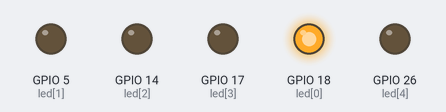
Bench run of a program on a simulated ESP32 board running MicroPython. Parts: output pins drawn as LEDs (lit = HIGH).

Above: at 0.02 s.
At 0.32 s:
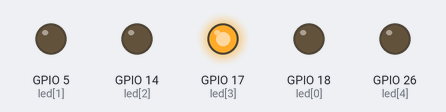
At 0.72 s:
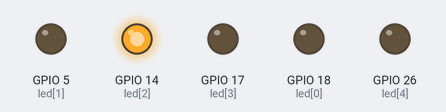
At 1.42 s:
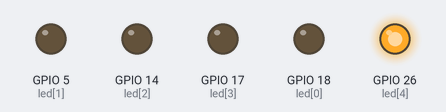
At 2.12 s:
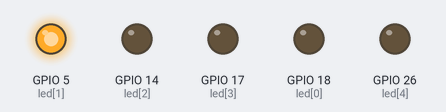
At 2.87 s:
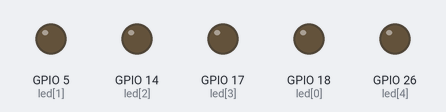
Timing chart, 0 to 3.2 s (numbered marks = the images above):
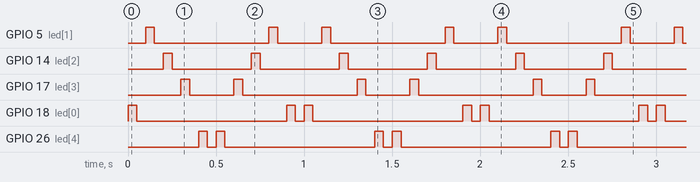

Measured:
- by itself, GPIO 5 (led[1]): repeats every 1.0 s: LOW 0.65 s, HIGH 0.05 s, LOW 0.25 s, HIGH 0.05 s
- by itself, GPIO 14 (led[2]): alternates HIGH for 0.05 s and LOW for 0.45 s
- by itself, GPIO 17 (led[3]): repeats every 1.0 s: LOW 0.25 s, HIGH 0.05 s, LOW 0.65 s, HIGH 0.05 s
- by itself, GPIO 18 (led[0]): repeats every 1.0 s: LOW 0.85 s, HIGH 0.05 s, LOW 0.05 s, HIGH 0.05 s
- by itself, GPIO 26 (led[4]): repeats every 1.0 s: LOW 0.05 s, HIGH 0.05 s, LOW 0.85 s, HIGH 0.05 s

The program:

mission_faster.py
```python
from machine import Pin
import time

pins = [18, 5, 14, 17, 26]


def showLed():
    for pin in pins:
        led = Pin(pin, Pin.OUT)
        led.value(1)
        time.sleep_ms(50)                 # 100 → 50 으로 (두 배 빠르게)
        led.value(0)
        time.sleep_ms(50)

    for pin in reversed(pins):
        led = Pin(pin, Pin.OUT)
        led.value(1)
        time.sleep_ms(50)                 # 여기도 50
        led.value(0)
        time.sleep_ms(50)


while True:
    showLed()
```
